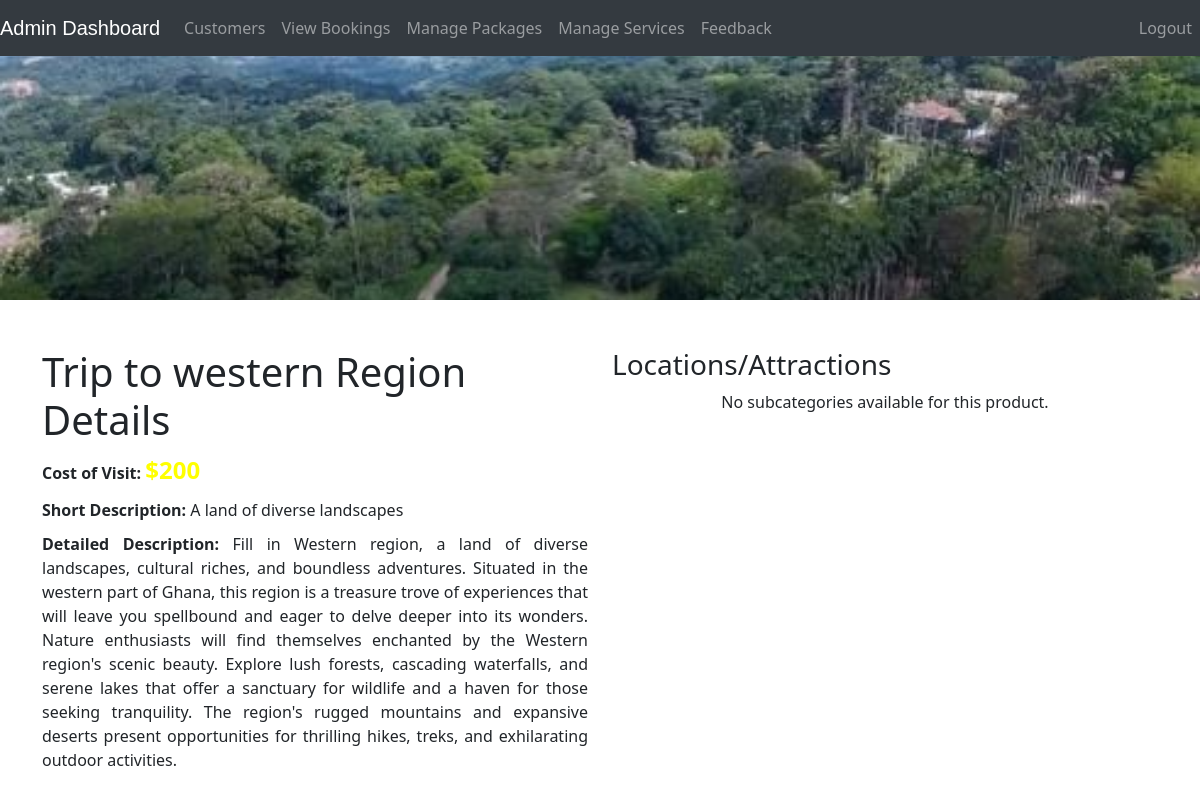
The page /product/6/ on the database its author committed.
### ecom/models.py (models this page shows, shortened)
class Product(models.Model):
    name = models.CharField(max_length=40)
    product_image = models.ImageField(upload_to='product_image/', null=True, blank=True)
    price = models.PositiveIntegerField()
    detailed_description = models.CharField(max_length=2000 ,default='Fill in ')
    short_description = models.CharField(max_length=40)

### ecom/views.py (the view)
# urls.py: path('product/<int:product_id>/', views.product_details, name='product-details'),
def product_details(request, product_id):
    product = get_object_or_404(Product, pk=product_id)
    return render(request, 'ecom/product_details.html', {'product': product})

### templates/ecom/product_details.html (shortened to what this page needs)
{% extends 'ecom/admin_base.html' %}
{% load static %}
{% block content %}
<head>
  <link href="https://cdn.jsdelivr.net/npm/bootstrap@5.3.0/dist/css/bootstrap.min.css" rel="stylesheet">
</head>
<div class="container-fluid p-0">
  <div class="hero-banner">
    <img src="{% static product.product_image.url %}" alt="{{ product.name }}" class="img-fluid">
  </div>
</div>
<div class="container my-5">
  <div class="row">
    <div class="col-md-6">
      <div class="panel panel-primary">
        <div class="panel-heading">
          <h1 class="panel-title">{{ product.name }} Details</h1>
        </div>
        <div class="panel-body">
          <p class="text-justify"><strong>Cost of Visit:</strong> <span class="highlight-price">${{ product.price }}</span></p>
          <p class="text-justify"><strong>Short Description:</strong> {{ product.short_description }}</p>
          <p class="text-justify"><strong>Detailed Description:</strong> {{ product.detailed_description }}</p>
        </div>
      </div>
    </div>
    <div class="col-md-6">
      <div class="panel panel-success">
        <div class="panel-heading">
          <h3 class="panel-title">Locations/Attractions</h3>
        </div>
        <div class="panel-body">
          {% for subcategory in product.subcategories.all %}
            <div class="card mb-3">
              <div class="row no-gutters">
                <div class="col-md-4">
                  <img src="{% static subcategory.sub_product_image.url %}" alt="{{ subcategory.sub_name }}" class="img-thumbnail">
                </div>
                <div class="col-md-8">
                  <div class="card-body">
                    <h5 class="card-title">{{ subcategory.sub_name }}</h5>
                    <button type="button" class="btn btn-primary" data-toggle="modal" data-target="#modal{{ subcategory.id }}">
                      View Details
                    </button>
                  </div>
                </div>
              </div>
            </div>
          {% empty %}
            <p>No subcategories available for this product.</p>
          {% endfor %}
        </div>
      </div>
    </div>
  </div>
</div>
{% endblock content %}

### templates/ecom/admin_base.html (style rules this page uses)
p { text-align: center; }

### templates/ecom/product_details.html (style rules this page uses)
.hero-banner { position: relative; width: 100%; max-height: 300px; overflow: hidden; }
.hero-banner img { width: 100%; height: auto; }
.panel-body p { margin-bottom: 10px; }
.highlight-price { font-size: 24px; color: yellow; font-weight: bold; }
.text-justify { text-align: justify; }

### rows shown on the page
Product: product_image (picture), name "Trip to western Region", price "200", short_description "A land of diverse landscapes", detailed_description "Fill in Western region, a land of diverse landscapes, cultural riches, and boundless adventures. Situated in the western part of Ghana, this region is a treasure trove of experiences that will leave you spellbound and eager to delve deeper into its wonders. Nature enthusiasts will find themselves enchanted by the Western region's scenic beauty. Explore lush forests, cascading waterfalls, and serene lakes that offer a sanctuary for wildlife and a haven for those seeking tranquility. The region's rugged mountains and expansive deserts present opportunities for thrilling hikes, treks, and exhilarating outdoor activities."
